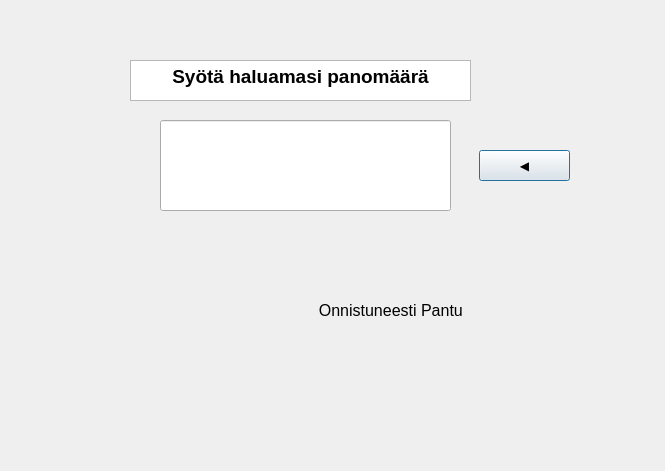
<?xml version="1.0" encoding="UTF-8"?>
<ui version="4.0">
 <class>MuuSumma</class>
 <widget class="QDialog" name="MuuSumma">
  <property name="geometry">
   <rect>
    <x>0</x>
    <y>0</y>
    <width>665</width>
    <height>471</height>
   </rect>
  </property>
  <property name="windowTitle">
   <string>Dialog</string>
  </property>
  <widget class="QTextBrowser" name="textBrowser">
   <property name="geometry">
    <rect>
     <x>130</x>
     <y>60</y>
     <width>341</width>
     <height>41</height>
    </rect>
   </property>
   <property name="html">
    <string>&lt;!DOCTYPE HTML PUBLIC &quot;-//W3C//DTD HTML 4.0//EN&quot; &quot;http://www.w3.org/TR/REC-html40/strict.dtd&quot;&gt;
&lt;html&gt;&lt;head&gt;&lt;meta name=&quot;qrichtext&quot; content=&quot;1&quot; /&gt;&lt;meta charset=&quot;utf-8&quot; /&gt;&lt;style type=&quot;text/css&quot;&gt;
p, li { white-space: pre-wrap; }
&lt;/style&gt;&lt;/head&gt;&lt;body style=&quot; font-family:'.AppleSystemUIFont'; font-size:13pt; font-weight:400; font-style:normal;&quot;&gt;
&lt;p align=&quot;center&quot; style=&quot; margin-top:0px; margin-bottom:0px; margin-left:0px; margin-right:0px; -qt-block-indent:0; text-indent:0px;&quot;&gt;&lt;span style=&quot; font-family:'MS Shell Dlg 2'; font-size:14pt; font-weight:600;&quot;&gt;Syötä haluamasi panomäärä&lt;/span&gt;&lt;/p&gt;&lt;/body&gt;&lt;/html&gt;</string>
   </property>
  </widget>
  <widget class="QPushButton" name="pushButton_MuuSummaSET">
   <property name="geometry">
    <rect>
     <x>479</x>
     <y>150</y>
     <width>91</width>
     <height>31</height>
    </rect>
   </property>
   <property name="text">
    <string>◀️</string>
   </property>
  </widget>
  <widget class="QLineEdit" name="lineEdit_MuuSumma">
   <property name="geometry">
    <rect>
     <x>160</x>
     <y>120</y>
     <width>291</width>
     <height>91</height>
    </rect>
   </property>
  </widget>
  <widget class="QLabel" name="label">
   <property name="geometry">
    <rect>
     <x>310</x>
     <y>270</y>
     <width>161</width>
     <height>81</height>
    </rect>
   </property>
   <property name="font">
    <font>
     <pointsize>12</pointsize>
    </font>
   </property>
   <property name="text">
    <string>  Onnistuneesti Pantu</string>
   </property>
  </widget>
  <widget class="QLabel" name="label_Panosumma">
   <property name="geometry">
    <rect>
     <x>180</x>
     <y>290</y>
     <width>91</width>
     <height>41</height>
    </rect>
   </property>
   <property name="text">
    <string/>
   </property>
  </widget>
 </widget>
 <resources/>
 <connections/>
</ui>
